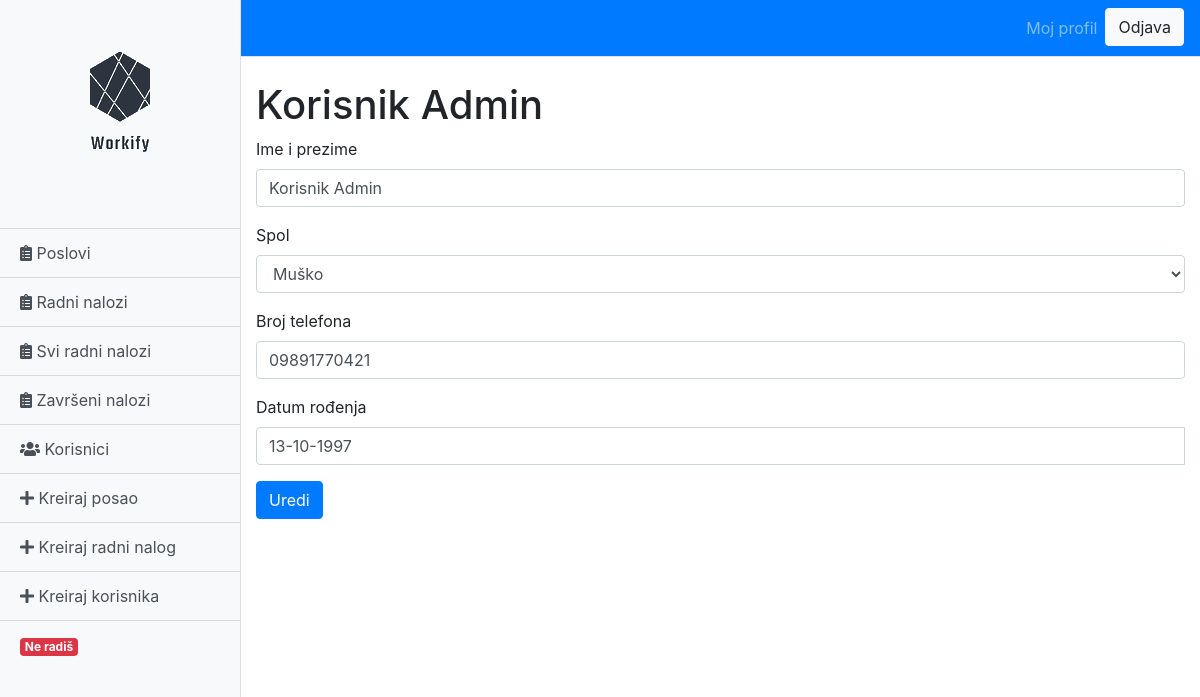
/my_profile.php (signed in), run on the app's committed database.
### tables this page shows
CREATE TABLE `users` (
  `id` int(10) UNSIGNED NOT NULL,
  `privilege_id` int(10) UNSIGNED NOT NULL,
  `is_active` tinyint(1) NOT NULL,
  `active_ticket_id` int(11) DEFAULT NULL,
  `time_started` int(11) DEFAULT NULL,
  `email` varchar(60) NOT NULL,
  `username` varchar(60) NOT NULL,
  `password` varchar(60) NOT NULL,
  `name` varchar(60) NOT NULL,
  `gender` varchar(1) NOT NULL,
  `phone` varchar(20) NOT NULL,
  `date_of_birth` date NOT NULL,
  `date_created` date NOT NULL,
  `date_updated` date NOT NULL
);

### functions.php (called while the page is built, shortened)
<?php
function GetUser($id = 0){
    $connection = mysqli_connect("localhost", "root", "", "workmanagement");
    mysqli_set_charset($connection,"utf8");
    $query = mysqli_query($connection
        ,"SELECT upr.id AS privilege,usr.name AS full_name,
                usr.username,usr.email,usr.gender,usr.phone,usr.date_of_birth,usr.is_active
                FROM users usr LEFT JOIN user_privileges upr
                ON upr.id = usr.privilege_id
                WHERE usr.id = '$id'");
    $user = [];
    while($row = mysqli_fetch_assoc($query))
    {
        $user = $row;
        break;
    }
    if (!empty($user)) {
        return $user;
    } else {
        return false;
    }
}
?>

### my_profile.php (the view, shortened to what this page needs)
<!DOCTYPE html>
<html lang="en">
<head>
    <?php include "functions.php"; ?>
    <link rel="stylesheet" href="https://stackpath.bootstrapcdn.com/bootstrap/4.3.1/css/bootstrap.min.css">
    <link rel="stylesheet" href="https://use.fontawesome.com/releases/v5.8.2/css/all.css">
    <link href="css/sidebar.css" rel="stylesheet">
    <link href="css/navbar.css" rel="stylesheet">
    <link rel="stylesheet" href="https://cdnjs.cloudflare.com/ajax/libs/bootstrap-datepicker/1.4.1/css/bootstrap-datepicker3.css"/>
</head>
<body>
<?php $current_user = GetUser($_SESSION['user']); ?>
<?php $current_gender = $current_user['gender']; ?>
<?php $active_ticket = GetCurrentActiveTicket($_SESSION['user']); ?>
<div class="d-flex" id="wrapper">
    <div class="bg-light border-right" id="sidebar-wrapper">
        <div class="sidebar-heading">
            <a href="index.php"><img class="workify-logo" src="icons/logo.png"></a>
        </div>
        <div class="list-group list-group-flush">
            <a href="jobs.php" class="list-group-item list-group-item-action bg-light"><span class="fas fa-clipboard-list"></span> Poslovi</a>
            <a href="tickets.php" class="list-group-item list-group-item-action bg-light"><span class="fas fa-clipboard-list"></span> Radni nalozi</a>
            <?php if ($_SESSION['privilege'] == 'superuser'): ?>
                <a href="all_tickets.php" class="list-group-item list-group-item-action bg-light"><span class="fas fa-clipboard-list"></span> Svi radni nalozi</a>
                <a href="finished_tickets.php" class="list-group-item list-group-item-action bg-light"><span class="fas fa-clipboard-list"></span> Završeni nalozi</a>
            <?php endif; ?>
            <a href="users.php" class="list-group-item list-group-item-action bg-light"><span class="fas fa-users"></span> Korisnici</a>
            <?php if ($_SESSION['privilege'] != 'staff'): ?>
                <a href="create_job.php" class="list-group-item list-group-item-action bg-light"><span class="fas fa-plus"></span> Kreiraj posao</a>
                <a href="create_ticket.php" class="list-group-item list-group-item-action bg-light"><span class="fas fa-plus"></span> Kreiraj radni nalog</a>
            <?php endif; ?>
            <?php if ($_SESSION['privilege'] == 'superuser'): ?>
                <a href="create_user.php" class="list-group-item list-group-item-action bg-light"><span class="fas fa-plus"></span> Kreiraj korisnika</a>
            <?php endif; ?>
            <?php if (!empty($active_ticket)): ?>
                <a href="tickets.php" class="list-group-item list-group-item-action bg-light"><span class="badge badge-success">Radiš</span> <?php echo $active_ticket_name['name']; ?></a>
            <?php else: ?>
                <a href="tickets.php" class="list-group-item list-group-item-action bg-light"><span class="badge badge-danger">Ne radiš</span></a>
            <?php endif; ?>
        </div>
    </div>
    <div id="page-content-wrapper">
        <nav class="navbar navbar-expand-lg navbar-dark bg-primary border-bottom">
            <div class="collapse navbar-collapse">
                <ul class="navbar-nav ml-auto mt-2 mt-lg-0">
                    <li class="nav-item">
                        <a class="nav-link" href="my_profile.php">Moj profil</a>
                    </li>
                    <form method="post">
                        <input type="submit" name="logout" class="btn btn-light" value="Odjava">
                    </form>
                </ul>
            </div>
        </nav>
        <div class="container-fluid">
            <h1 class="mt-4"><?php echo $_SESSION['full_name']; ?></h1>
            <form method="post">
                <div class="form-group">
                    <label for="exampleFormControlInput1">Ime i prezime</label>
                    <input name="name" type="text" class="form-control" id="exampleFormControlInput1" placeholder="Unesite ime i prezime korisnika" value="<?php echo $_SESSION['full_name']; ?>">
                </div>
                <div class="form-group">
                    <label for="exampleFormControlSelect1">Spol</label>
                    <select name="gender" class="form-control" id="exampleFormControlSelect1">
                        <?php if ($current_gender == 'M'): ?>
                            <option value = <?php echo $current_gender; ?> selected>Muško</option>
                        <?php else: ?>
                            <option value = <?php echo $current_gender; ?> selected>Žensko</option>
                            <option value = "M">Muško</option>
                        <?php endif; ?>
                    </select>
                </div>
                <div class="form-group">
                    <label for="exampleFormControlInput1">Broj telefona</label>
                    <input name="mobile" type="text" class="form-control" id="exampleFormControlInput1" placeholder="Broj telefona / mobitela korisnika" value="<?php if (!empty($_POST["mobile"])): echo $_POST["mobile"]; else: echo $current_user['phone']; endif; ?>">
                </div>
                <div class="form-group">
                    <label for="exampleFormControlSelect1">Datum rođenja</label>
                    <div class="input-group date">
                        <input name="date_of_birth" type="text" class="form-control" id="js-date" value="<?php if (!empty($_POST["date_of_birth"])): echo $_POST["date_of_birth"]; else: echo date('d-m-Y', strtotime($current_user['date_of_birth'])); endif; ?>"/>
                    </div>
                </div>
                <div class="form-group">
                    <input name="edit_profile" type="submit" class="btn btn-primary" value="Uredi" >
                </div>
            </form>
        </div>
    </div>
</body>
</html>

### css/sidebar.css (style rules this page uses)
#sidebar-wrapper { min-height: 100vh; margin-left: -15rem; -webkit-transition: margin .25s ease-out; -moz-transition: margin .25s ease-out; -o-transition: margin .25s ease-out; transition: margin .25s ease-out; }
#sidebar-wrapper .sidebar-heading { padding: 0.875rem 1.25rem; font-size: 1.2rem; }
#sidebar-wrapper .list-group { width: 15rem; }
#page-content-wrapper { min-width: 100vw; }
@media (min-width: 768px) { #sidebar-wrapper { margin-left: 0; } }
@media (min-width: 768px) { #page-content-wrapper { min-width: 0; width: 100%; } }

### data on the page
users: gender "Muško", mobile "09891770421", date_of_birth "13-10-1997"

### other printed values
$_SESSION['full_name'] "Korisnik Admin"
